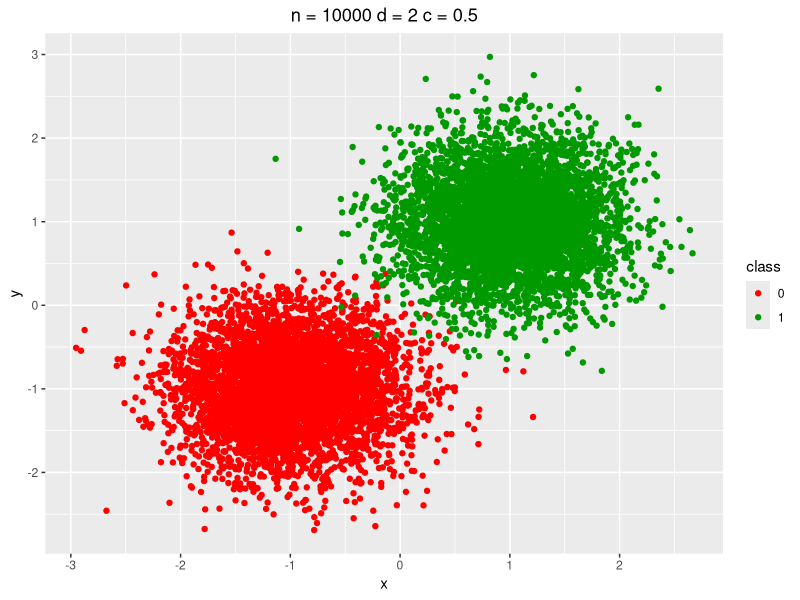
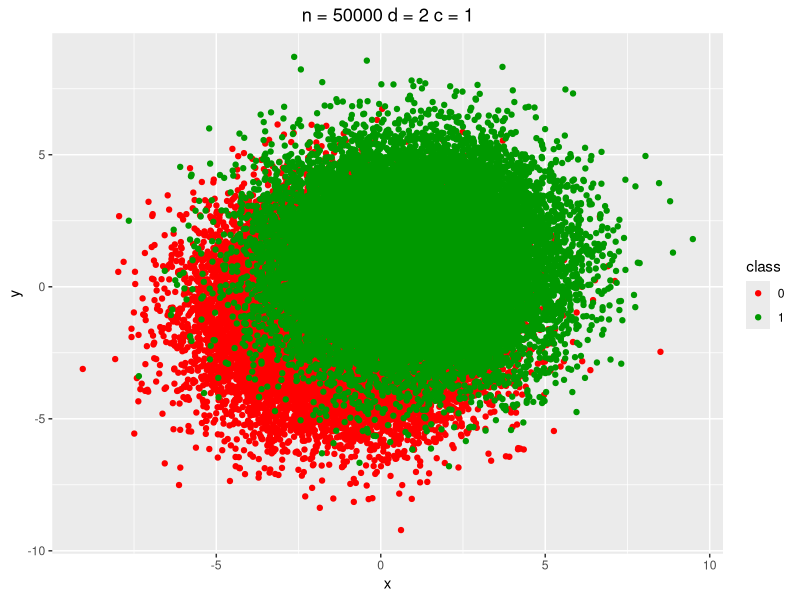
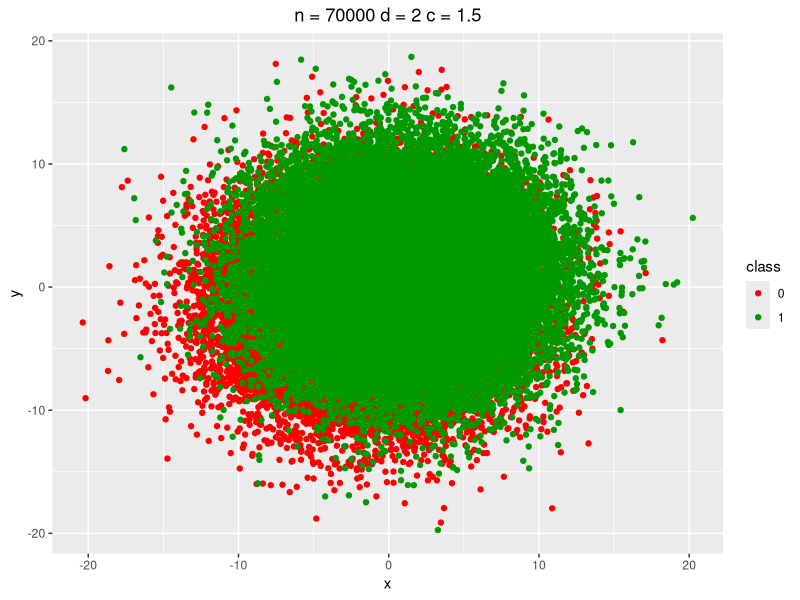

Recreate these plots in R, in order.
#!/usr/bin/Rscript
library(purrr)
library(dplyr)
library(ggplot2)


generatorD <- function(n,d,mean,var,class){
  #gerate point mapping vector of size n
  points <- 1:n %>% map(function(x) c(rnorm(d,mean,var),class))
  m<-matrix(unlist(points),n,byrow=TRUE)
  data.frame(x=m[,1],y=m[,2],class=as.factor(m[,3]))
}



diagonal <- function(n,d,c){
  #standar deviation
  sd <- c*sqrt(d)
  # half of examples for each class
  ctos <- n %/% 2
  # generate and join
  rbind(generatorD(ctos,d,-1,sd^2,0),generatorD(n-ctos,d,1,sd^2,1))
}



plot1 <- ggplot(diagonal(10000,2,0.5),aes(x,y,colour=class)) +
        geom_point()+
        scale_color_manual(values=c("#FF0000","#009900"))+
        ggtitle("n = 10000 d = 2 c = 0.5") +
        theme(plot.title = element_text(hjust = 0.5))


plot2 <- ggplot(diagonal(50000,2,1),aes(x,y,colour=class)) +
        geom_point()+
        scale_color_manual(values=c("#FF0000","#009900"))+
        ggtitle("n = 50000 d = 2 c = 1") +
        theme(plot.title = element_text(hjust = 0.5))

plot3 <- ggplot(diagonal(70000,2,1.5),aes(x,y,colour=class)) +
         geom_point()+
         scale_color_manual(values=c("#FF0000","#009900"))+
         ggtitle("n = 70000 d = 2 c = 1.5") +
         theme(plot.title = element_text(hjust = 0.5))


ggsave("diagonal1.png",plot1)
ggsave("diagonal2.png",plot2)
ggsave("diagonal3.png",plot3)
